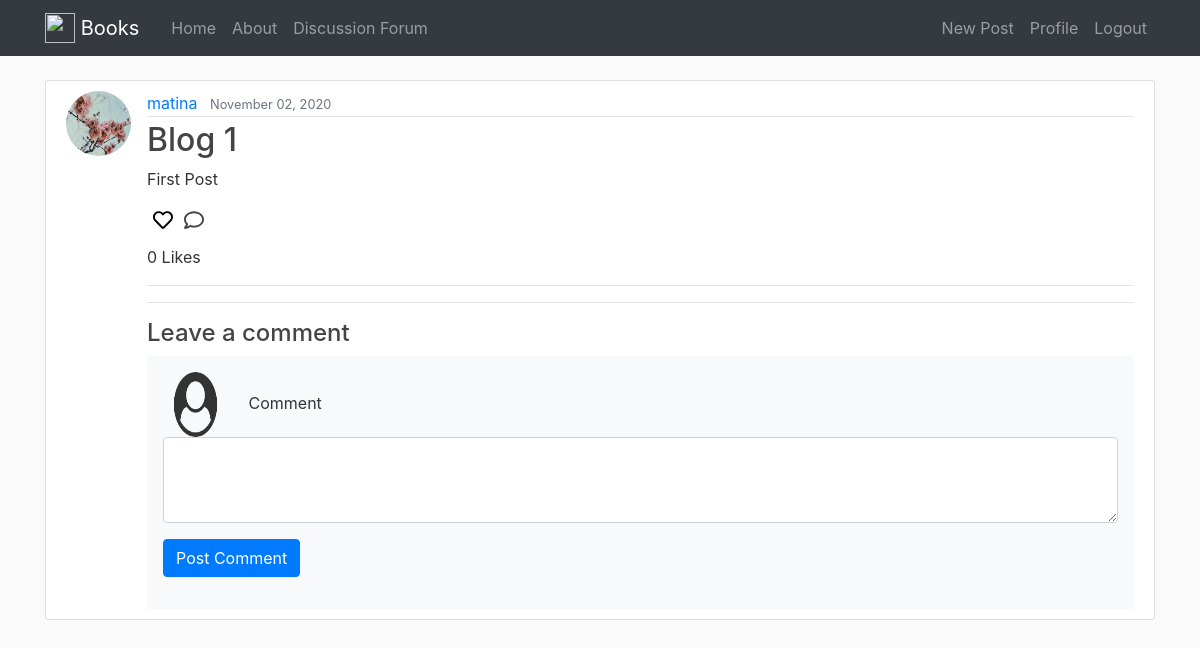
Page /post/1/ (signed in) on the earlier database version.
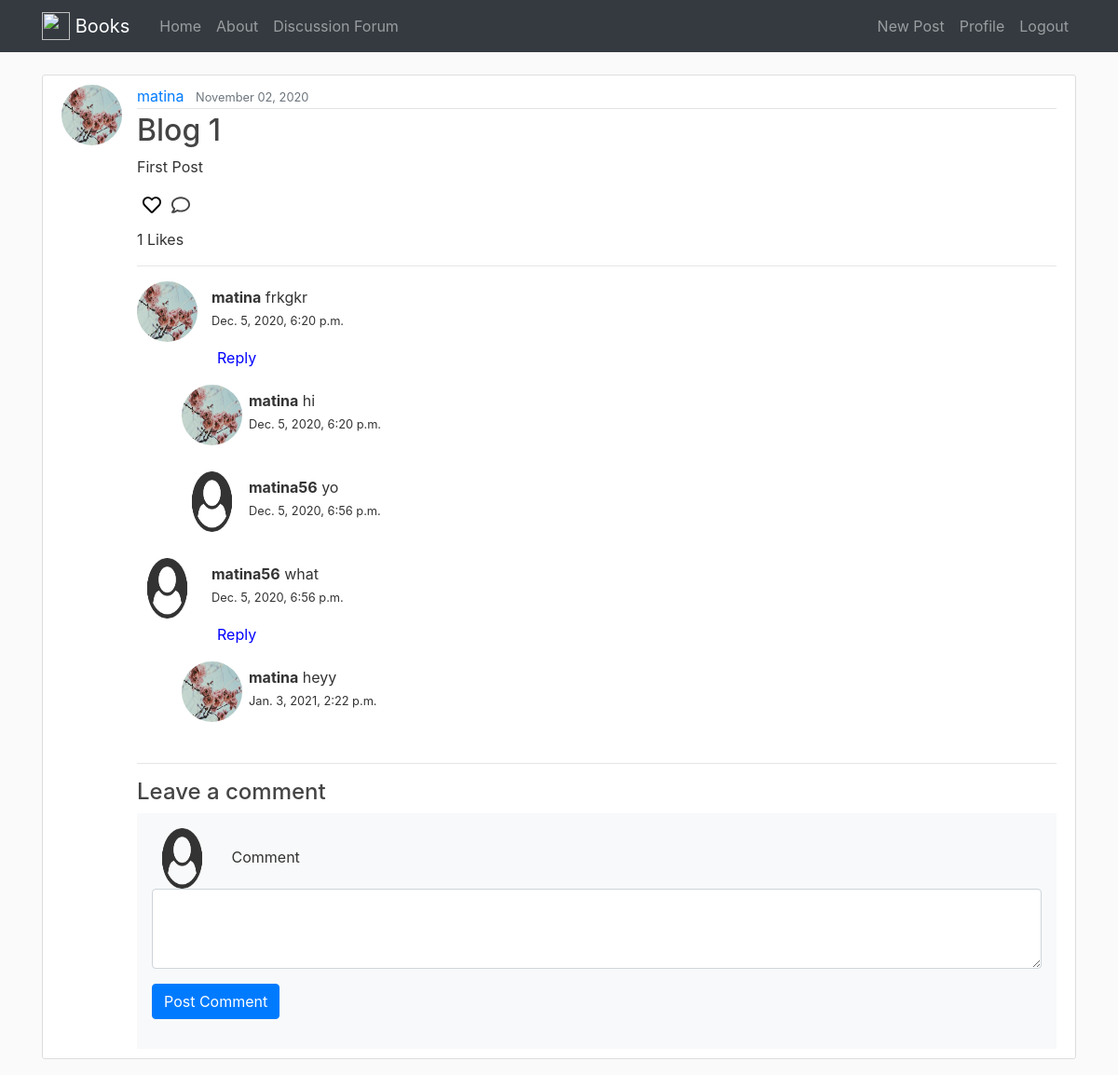
Same page on the later database version.
### forum/models.py (models this page shows, shortened)
class Post(models.Model):
    title = models.CharField(max_length=100)
    content = models.TextField()
    date_posted = models.DateTimeField(default=timezone.now)
    author = models.ForeignKey(User, on_delete=models.CASCADE) #If user is deleted it deletes the post too
    likes = models.ManyToManyField(User, default= None, blank=True, related_name='liked')
    comments = models.ManyToManyField(User, default= None, blank=True, related_name='commented')

class Comment(models.Model):
    post = models.ForeignKey(Post, on_delete = models.CASCADE)
    user = models.ForeignKey(User, on_delete=models.CASCADE)
    time = models.DateTimeField(default=timezone.now)
    comment = models.TextField(blank=False)

class SubComment(models.Model):
    post = models.ForeignKey(Post, on_delete = models.CASCADE)
    user = models.ForeignKey(User, on_delete=models.CASCADE)
    time = models.DateTimeField(default=timezone.now)
    comment = models.TextField()
    comment_reply = models.ForeignKey(Comment, on_delete=models.CASCADE)

### user/models.py (models this page shows, shortened)
class Profile(models.Model):
    user = models.OneToOneField(User, on_delete=models.CASCADE)
    bio = models.CharField(max_length = 100, blank=True)
    image = models.ImageField(default='default.png', upload_to='profile_pics')

### forum/views.py (the view, shortened to what this page needs)
# urls.py: path('post/<int:pk>/', views.details, name='post-detail'),
def details(request, pk):
    template = "forum/post_detail.html"
    try:
        post = get_object_or_404(Post, pk=pk)
        comments = Comment.objects.filter(post=post).order_by('-id')
    except Post.DoesNotExist:
        raise Http404("Post does not exist.")
    comments = []
    for c in Comment.objects.filter(post=post):
        comments.append([c, SubComment.objects.filter(comment_reply = c)])
    context = {
        'object' : post,
        'comments' :comments,
    }
    return render(request, template, context)

### forum/templates/forum/post_detail.html (shortened to what this page needs)
{% extends "forum/base.html" %}
{% block content %}
    <article class="media content-section">
      <img class="rounded-circle article-img" src="{{ object.author.profile.image.url }}" alt="">
        <div class="media-body">
          <div class="article-metadata">
            <a class="mr-2" href="{% url 'user-posts' object.author.username %}">{{ object.author }}</a>
            <small class="text-muted">{{ object.date_posted|date:"F d, Y"}}</small>
          </div>
          <h2 class="article-title">{{ object.title }}</h2>
          <p class="article-content">{{ object.content }}</p>
            <h5 class="card-title">
              <form action="{% url 'likes' %}" method="POST" style="display: inline;">
                {% if request.user not in object.likes.all %}
                <button type="submit" style="border: none; background-color: transparent;"><i class="far fa-heart" style="color: black;"></i></button>
                {% else %}
                <button type="submit" style="border: none; background-color: transparent;"><i class="fas fa-heart" style="color: red;"></i></button>
                {% endif %}
              </form>
              <i class="far fa-comment"></i>
            </h5>
              <p>{{ object.likes.all.count }} Likes</p><hr>
              {% if user.is_authenticated %}
                {% for c in comments %}
                  <img class="rounded-circle article-img" src="{{ c.0.user.profile.image.url }}" alt="">
                  <p class="user card-text"><strong>{{ c.0.user.username }}</strong> {{c.0.comment}} <br> <small>{{ c.0.time }}</small></p>
                  <p id="{{ c.0.id }}"><button onclick="ReplyForm('{{ c.0.id }}')" class="reply">Reply</button></p>
                  {% for subc in c.1 %}
                    <img class="ml-5 rounded-circle article-img" src="{{ subc.user.profile.image.url }}" alt="">
                    <p class="subcomment"><strong>{{ subc.user.username }}</strong> {{subc.comment}} <br> <small>{{ subc.time }}</small></p>
                    <br>
                 {% endfor %}
                {% endfor %}
                <hr>
                <div class="comment-form-wrap">
                  <h4>Leave a comment</h4>
                  <form method="POST" class="p-3 bg-light">
                    <div class="form-group">
                      <img class="rounded-circle article-img" src="{{ request.user.profile.image.url }}" alt="">
                      <label for="message">Comment</label>
                      <textarea name="comm" id="message" cols="30" rows="3" class="form-control"></textarea>
                    </div>
                    <div class="form-group">
                      <input type="submit" value="Post Comment" class="btn btn-primary">
                    </div>
                  </form>
                </div>
              {% endif %}
        </div>
    </article>
{% endblock content %}

### forum/templates/forum/base.html (shortened to what this page needs)
{% load static %}
<!DOCTYPE html>
<html lang="en">
<head>
    <link rel="stylesheet" href="https://stackpath.bootstrapcdn.com/bootstrap/4.4.1/css/bootstrap.min.css">
    <link rel="stylesheet" type="text/css" href="{% static 'forum/main.css' %}">
</head>
    <body>
      <nav class="navbar navbar-expand-md navbar-dark bg-dark fixed-top">
        <div class="container">
            <a class="navbar-brand mr-4" href="{% url 'forum-home' %}"><img src="https://external-content.duckduckgo.com/iu/?u=https%3A%2F%2Flogos-download.com%2Fwp-content%2Fuploads%2F2018%2F04%2FEOS_logo_coin.png&f=1&nofb=1" width="30" height="30" class="d-inline-block align-top" alt=""> Books</a>
            <div class="collapse navbar-collapse" id="navbarToggle">
                <div class="navbar-nav mr-auto">
                    <a class="nav-item nav-link" href="{% url 'forum-home' %}">Home</a>
                    <a class="nav-item nav-link" href="{% url 'forum-about' %}">About</a>
                    <a class="nav-item nav-link" href="{% url 'forum-page' %}">Discussion Forum</a>
                </div>
                <div class="navbar-nav">
                    {% if user.is_authenticated %}
                    <a class="nav-item nav-link" href="{% url 'post-create' %}">New Post</a>
                    <a class="nav-item nav-link" href="{% url 'profile' request.user.id %}">Profile</a>
                    <a class="nav-item nav-link" href="{% url 'logout' %}">Logout</a>
                    {% else %}
                    <a class="nav-item nav-link" href="{% url 'login' %}">Login</a>
                    <a class="nav-item nav-link" href="{% url 'register' %}">Register</a>
                    {% endif %}
                </div>
            </div>
        </div>
      </nav>
        <main role="main" class="container">
              {% block content %}{% endblock %}
        </main>
    </body>
</html>

### forum/static/forum/main.css (style rules this page uses)
* { box-sizing: border-box; }
body { background: #fafafa; color: #333333; margin-top: 5rem; }
h1, h2, h3, h4, h5, h6 { color: #444444; }
.content-section { background: #ffffff; padding: 10px 20px; border: 1px solid #dddddd; border-radius: 3px; margin-bottom: 20px; }
.article-title { color: #444444; }
.article-content { white-space: pre-line; }
.article-img { height: 65px; width: 65px; margin-right: 16px; }
.article-metadata { padding-bottom: 1px; margin-bottom: 4px; border-bottom: 1px solid #e3e3e3 }
.user { margin-top: -60px; padding-left: 80px; }
.reply { margin-left: 80px; border: none; background: none; color: blue; }
.subcomment { margin-top: -60px; padding-left: 120px; }

Differences in the rows shown:
computed for Post "Blog 1": likes.all.count "0" → "1"
added Comment: user.image (picture), user.username "matina", comment "frkgkr", time "Dec. 5, 2020, 6:20 p.m."
added SubComment: user.profile.image (picture), user.username "matina", comment "hi", time "Dec. 5, 2020, 6:20 p.m."
added SubComment: user.profile.image (placeholder picture), user.username "matina56", comment "yo", time "Dec. 5, 2020, 6:56 p.m.", shown under "matina"
added Comment: user.image (placeholder picture), user.username "matina56", comment "what", time "Dec. 5, 2020, 6:56 p.m."
added SubComment: user.profile.image (picture), user.username "matina", comment "heyy", time "Jan. 3, 2021, 2:22 p.m.", shown under "matina56"
